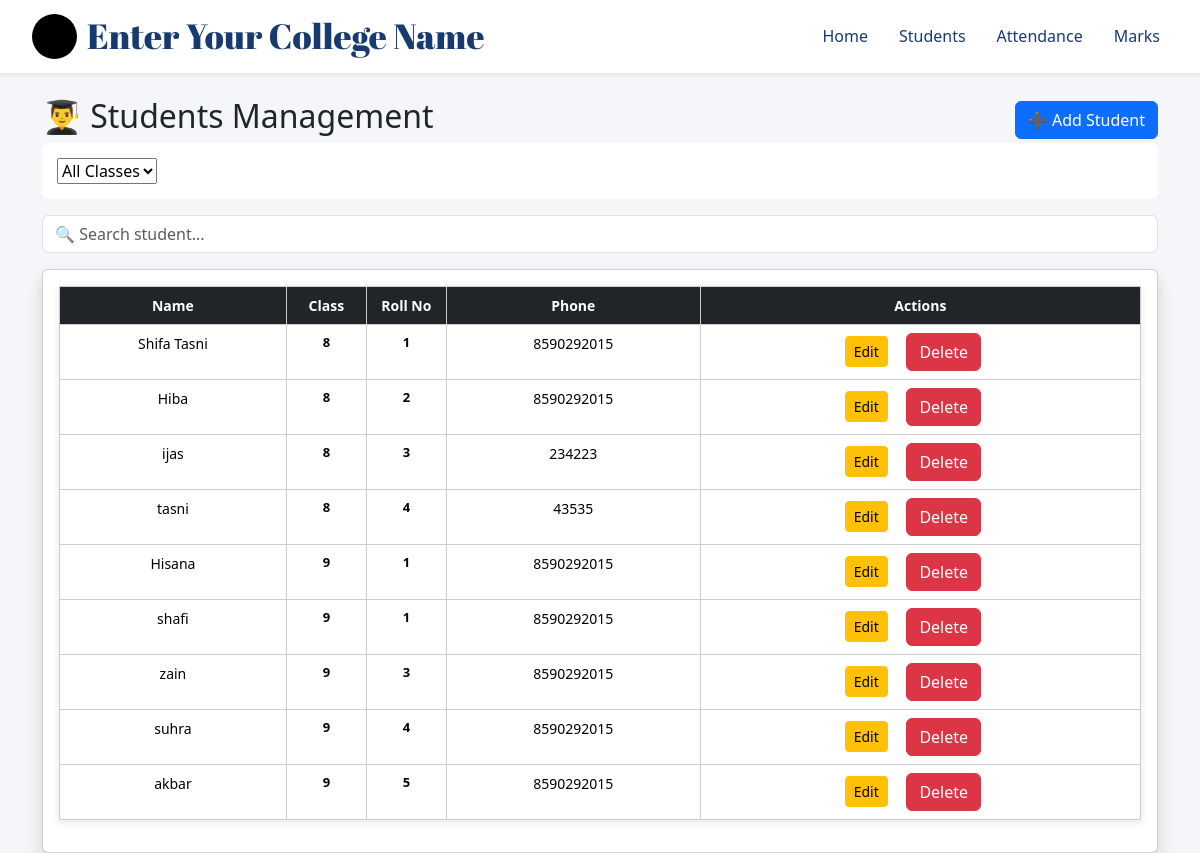
The app's page /students/, older data.
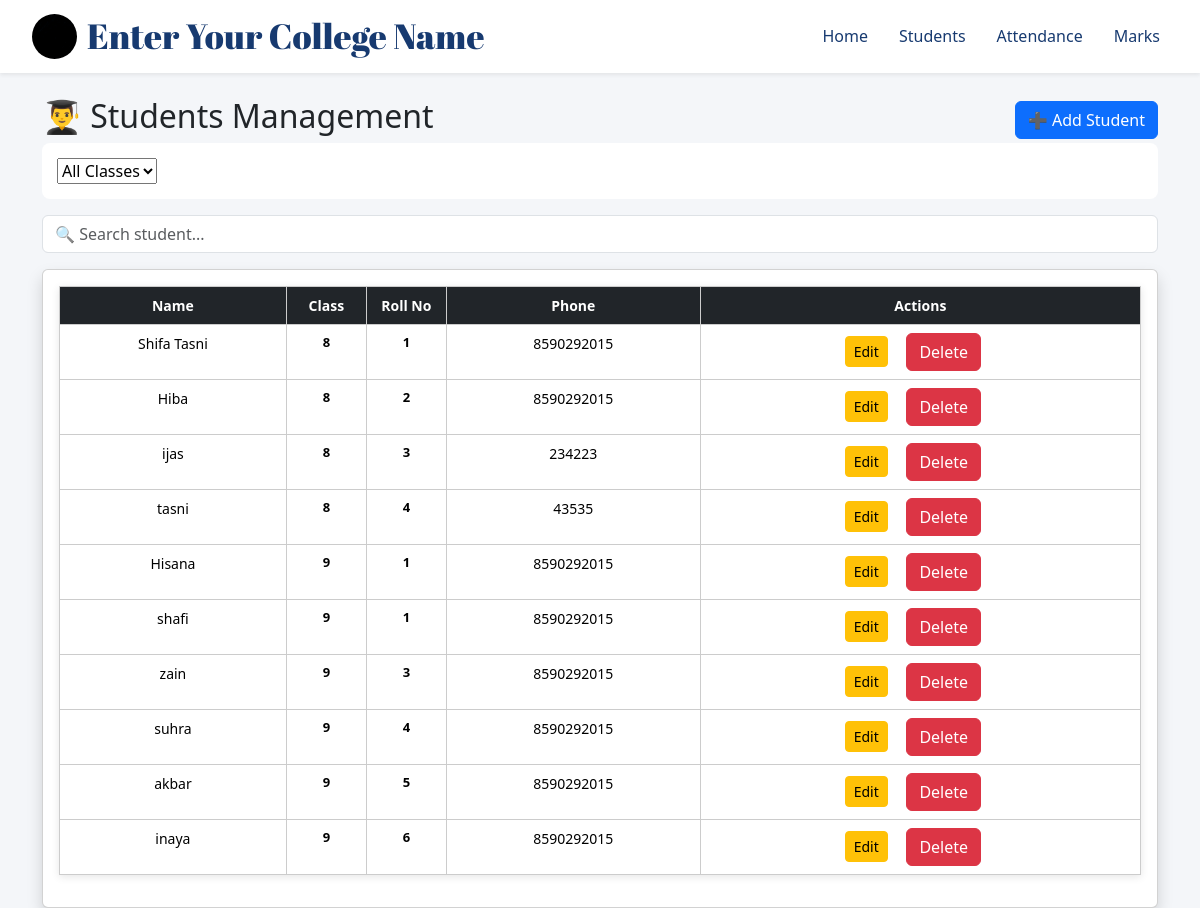
The same page, newer data.
### myapp/models.py (models this page shows, shortened)
class Student(models.Model):
    CLASS_CHOICES = [
        ('8', 'Class 8'),
        ('9', 'Class 9'),
        ('10', 'Class 10'),
        ('+1', 'Plus One'),
        ('+2', 'Plus Two'),
        ('ug1', 'Degree 1st Year'),
        ('ug2', 'Degree 2nd Year'),
        ('ug3', 'Degree 3rd Year'),
    ]
    name = models.CharField(max_length=100)
    roll_no = models.IntegerField()
    school_class = models.CharField(
        max_length=20,
        choices=CLASS_CHOICES
    )
    parent_phone = models.CharField(max_length=15)
    address = models.TextField()
    photo = models.ImageField(upload_to='students/', blank=True, null=True)

### myapp/views.py (the view)
# urls.py: path('students/', views.students, name='students'),
def students(request):
    selected_class = request.GET.get('class')
    if selected_class:
        students = Student.objects.filter(
            school_class=selected_class
        ).order_by('roll_no')
    else:
        students = Student.objects.all().order_by('school_class', 'roll_no')
    if request.method == "POST":
        form = StudentForm(request.POST, request.FILES)
        if form.is_valid():
            form.save()
            return redirect('students')
    else:
        form = StudentForm()
    classes = Student.objects.values_list('school_class', flat=True).distinct()
    return render(request, 'students.html', {
        'students': students,
        'form': form,
        'classes': classes,
        'selected_class': selected_class
    })

### myapp/forms.py
class StudentForm(forms.ModelForm):
    class Meta:
        model = Student
        fields = ['name', 'roll_no', 'school_class', 'parent_phone', 'address', 'photo']

### templates/students.html (shortened to what this page needs)
{% extends 'base.html' %}
{% load static %}
{% block content %}
<div class="students">
<section class="student container mt-4" >
  <div class="d-flex justify-content-between align-items-center" id="student">
    <h2>👨‍🎓 Students Management</h2>
    <button class="btn btn-primary" data-bs-toggle="modal" data-bs-target="#addStudentModal">
      ➕ Add Student
    </button>
  </div>
<form method="get">
  <select name="class" onchange="this.form.submit()">
    <option value="">All Classes</option>
  </select>
</form>
  <input type="text" id="searchInput" class="form-control mt-3" placeholder="🔍 Search student...">
  <div class="card mt-3 shadow">
    <div class="card-body">
      <table class="table table-hover">
        <thead class="table-dark">
          <tr>
            <th>Name</th>
            <th>Class</th>
            <th>Roll No</th>
            <th>Phone</th>
            <th>Actions</th>
          </tr>
        </thead>
        <tbody id="studentTable">
          {% for s in students %}
          <tr>
            <td>
             <a class="studname" href="{% url 'student_detail' s.id %}">
                {{ s.name }}
             </a>
            </td>
            <td>{{ s.school_class }}</td>
            <td>{{ s.roll_no }}</td>
            <td>{{ s.parent_phone }}</td>
            <td>
 <a href="{% url 'edit_student' s.id %}" class="btn btn-warning btn-sm">
  Edit
</a>
  <form action="{% url 'delete_student' s.id %}" method="POST" style="display:inline;">
  <button type="submit"
          class="btn btn-danger "
          onclick="return confirm('Delete this student?')" ">
    Delete
  </button>
</form>
</td>
          </tr>
          {% endfor %}
        </tbody>
      </table>
    </div>
  </div>
</section>
</div>
{% endblock %}

Row changes from the older to the newer data that the page shows:
added Student: name "inaya", school_class "9", roll_no "6", parent_phone "8590292015"
